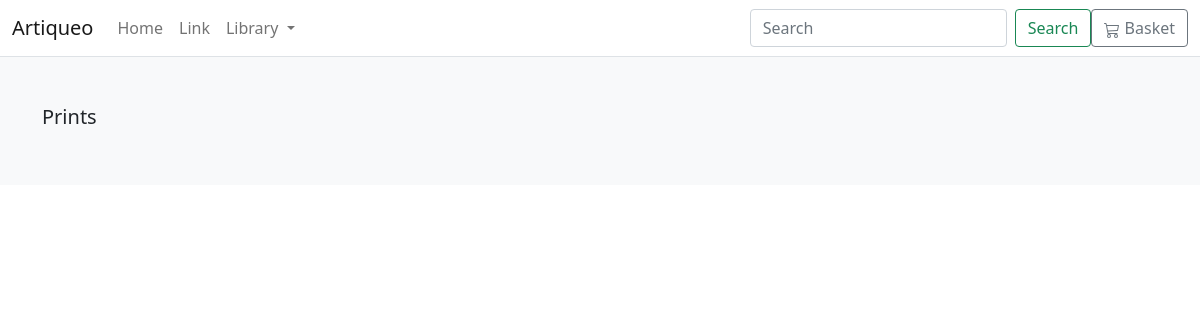
Page /search/prints/ on the earlier database version.
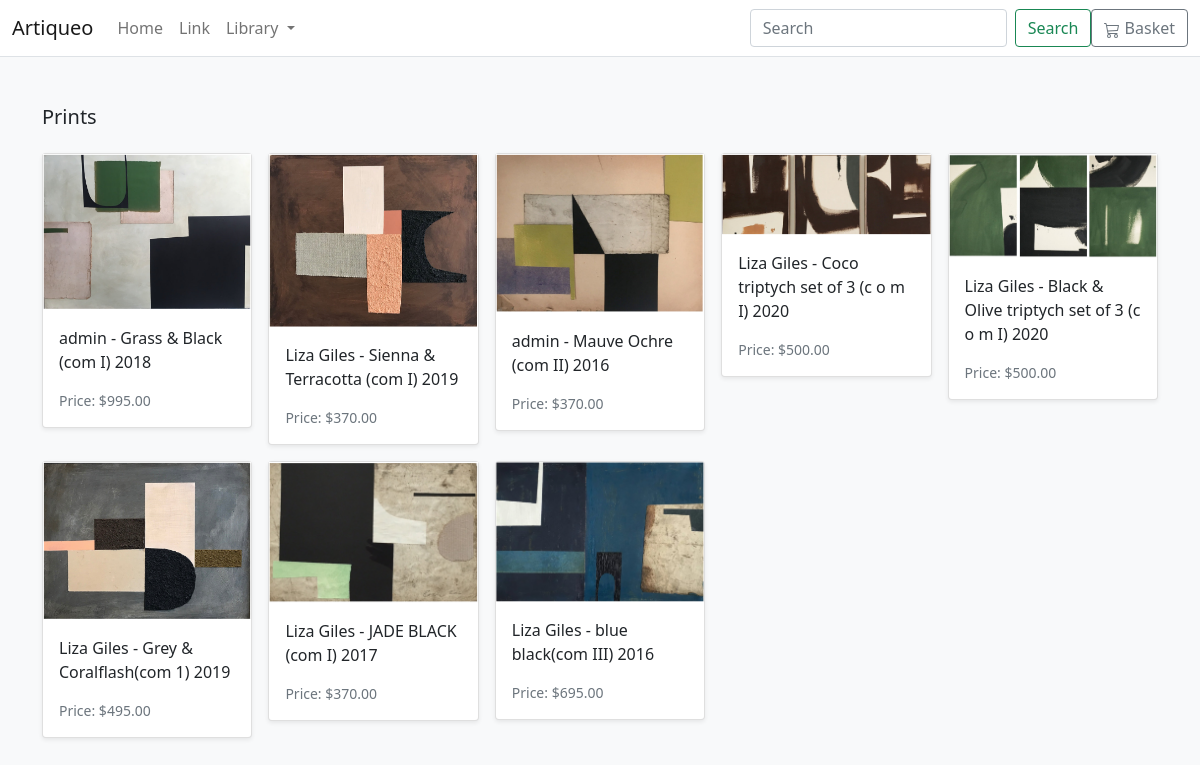
Same page on the later database version.
### store/models.py (models this page shows, shortened)
class Product(models.Model):
    category = models.ForeignKey(Category, related_name='product', on_delete=models.CASCADE)
    created_by = models.ForeignKey(User, on_delete=models.CASCADE, related_name='product_creator')
    title = models.CharField(max_length=255)
    artist = models.CharField(max_length=255, default='admin')
    description = models.TextField(blank=True) #Dimensions go here too.
    image = models.ImageField(upload_to='images/')
    slug = models.SlugField(max_length=255)
    price = models.DecimalField(max_digits=5, decimal_places=2)
    in_stock = models.BooleanField(default=True)
    is_active = models.BooleanField(default=True)
    created = models.DateTimeField(auto_now_add=True)
    updated = models.DateTimeField(auto_now=True)
    class Meta:
        verbose_name_plural = 'Products'
        ordering = ('-created',)
    def get_absolute_url(self):
        return reverse("store:product_detail", args=[self.slug])

### store/views.py (the view)
# urls.py: path('search/<slug:category_slug>/', views.category_list, name='category_list')
def category_list(request, category_slug):
    category = get_object_or_404(Category, slug=category_slug)
    products = Product.objects.filter(category=category)
    return render(request, 'store/products/category.html', {'category': category, 'products': products})

### basket/context_processors.py (called while the page is built)
def basket(request):
    return {'basket': Basket(request)}

### store/models.py (called while the page is built)
    def get_absolute_url(self):
        return reverse("store:category_list", args=[self.slug])

### store/views.py (called while the page is built)
def categories(request):
    return {
        'categories': Category.objects.all()
    }

### templates/store/products/category.html (shortened to what this page needs)
{% extends "../base.html" %}
{% load static %}
{% block content %}
<div class="album py-5 bg-light">
    <div class="container">
      <div class="pb-3 h5">{{ category.name |title }}</div>
      <div class="row row-cols-1 row-cols-sm-2 row-cols-md-5 g-3">
        {% for product in products %}
        <div class="col">
          <div class="card shadow-sm">
            <img class="img-fluid" alt="Responsive image" src="{{ product.image.url }}">
            <div class="card-body">
              <p class="card-text">
                <a class="text-dark text-decoration-none" href="{{ product.get_absolute_url }}">{{ product.artist }} - {{ product.title }}</a>
              </p>
              <div class="d-flex justify-content-between align-items-center">
                <small class="text-muted" href="{{ product.get_absolute_url }}">Price: ${{ product.price }}</small>
              </div>
            </div>
          </div>
        </div>
        {% endfor %}
      </div>
    </div>
</div>
{% endblock %}

Differences in the rows shown:
added Product: image (picture), artist "admin", title "Grass & Black (com I) 2018", price "995.00"
added Product: image (picture), artist "Liza Giles", title "Sienna & Terracotta (com I) 2019", price "370.00"
added Product: image (picture), artist "admin", title "Mauve Ochre (com II) 2016", price "370.00"
added Product: image (picture), artist "Liza Giles", title "Coco triptych set of 3 (c o m I) 2020", price "500.00"
added Product: image (picture), artist "Liza Giles", title "Black & Olive triptych set of 3 (c o m I) 2020", price "500.00"
added Product: image (picture), artist "Liza Giles", title "Grey & Coralflash(com 1) 2019", price "495.00"
added Product: image (picture), artist "Liza Giles", title "JADE BLACK (com I) 2017", price "370.00"
added Product: image (picture), artist "Liza Giles", title "blue black(com III) 2016", price "695.00"
